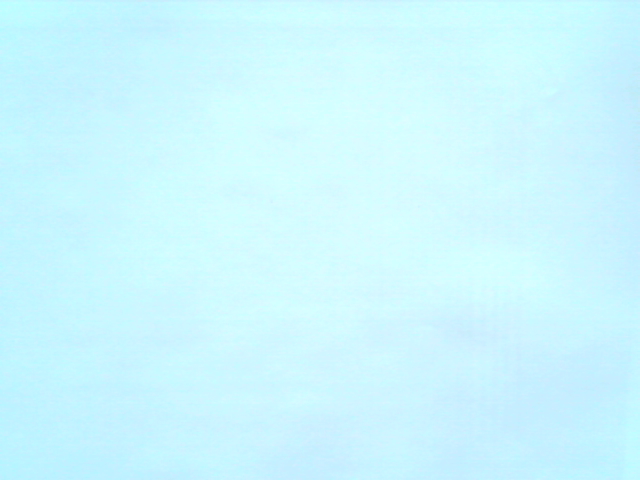
#> input picture Versuch2/data/white1.png, 640 x 480 px; the run also reads 1 picture not shown here
$ python dead.py
#> lines starting #> are read from the running program, lines starting #| are printed output that depends on the picture
import numpy as np
import cv2

# -------- dead -------- #

# Values for dark x & y
cir1 = 1000
cir2 = 1000
# Values for light  x & y
cir3 = 0
cir4 = 0
# actual pixelvalue
value = 0
# highscores
high1 = 1000
high4 = 0

# Bild einlesen
white1 = cv2.imread('data/white1.png', cv2.IMREAD_GRAYSCALE)
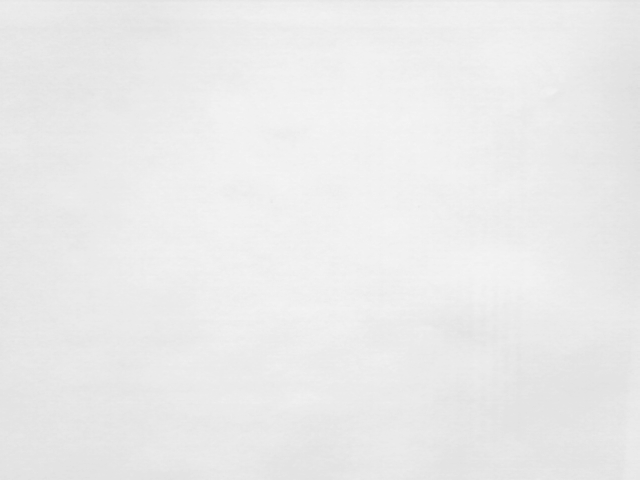
#> white1: shape (480, 640); min 220, max 244, mean 234.6
image = cv2.imread("data/zzz.png")

# for-Schleife um auf alle 307200 Pixel zuzugreifen
for x in range(0, 480):
    for y in range(0, 640):
        # den aktuellen Pixelwert in value speichern
        value = white1[x, y]
        # dunkelsten x Punkt mit aktuellem Wert überprüfen
        if (value < high1):
            cir1 = x
            cir2 = y
            # falls dunkler neuer Highscore
            high1 = value
        # hellsten x Punkt mit aktuellem Wert überprüfen
        if (value > high4):
            cir3 = x
            cir4 = y
            # falls heller neuer Highscore
            high4 = value
#> after the loop, cir1 = 88; cir2 = 638; cir3 = 103; cir4 = 313; high1 = 220; high4 = 244

# Hellster und Dunkelster Pixel ausgeben
print("Der dunkelste Punkt liegt bei: " + str(cir1) + " " + str(cir2))
#| Der dunkelste Punkt liegt bei: 88 638
print("Der hellste Punkt liegt bei: " + str(cir3) + " " + str(cir4))
#| Der hellste Punkt liegt bei: 103 313

# Kreise bei den dunkelsten bzwh hellsten Pixeln zu machen
cv2.circle(image, (cir2, cir1), 5, (142, 123, 228), 2)
#> image: shape (480, 640, 3); mean B, G, R 231.4, 231.4, 231.4
cv2.circle(image, (cir4, cir3), 5, (46, 179, 66), 2)
#> image: shape (480, 640, 3); mean B, G, R 231.4, 231.4, 231.4

# Bild anzeigen und exportieren
cv2.imshow('image', image)
cv2.imwrite("zzz.png", image)
cv2.waitKey(0)
cv2.destroyAllWindows()
